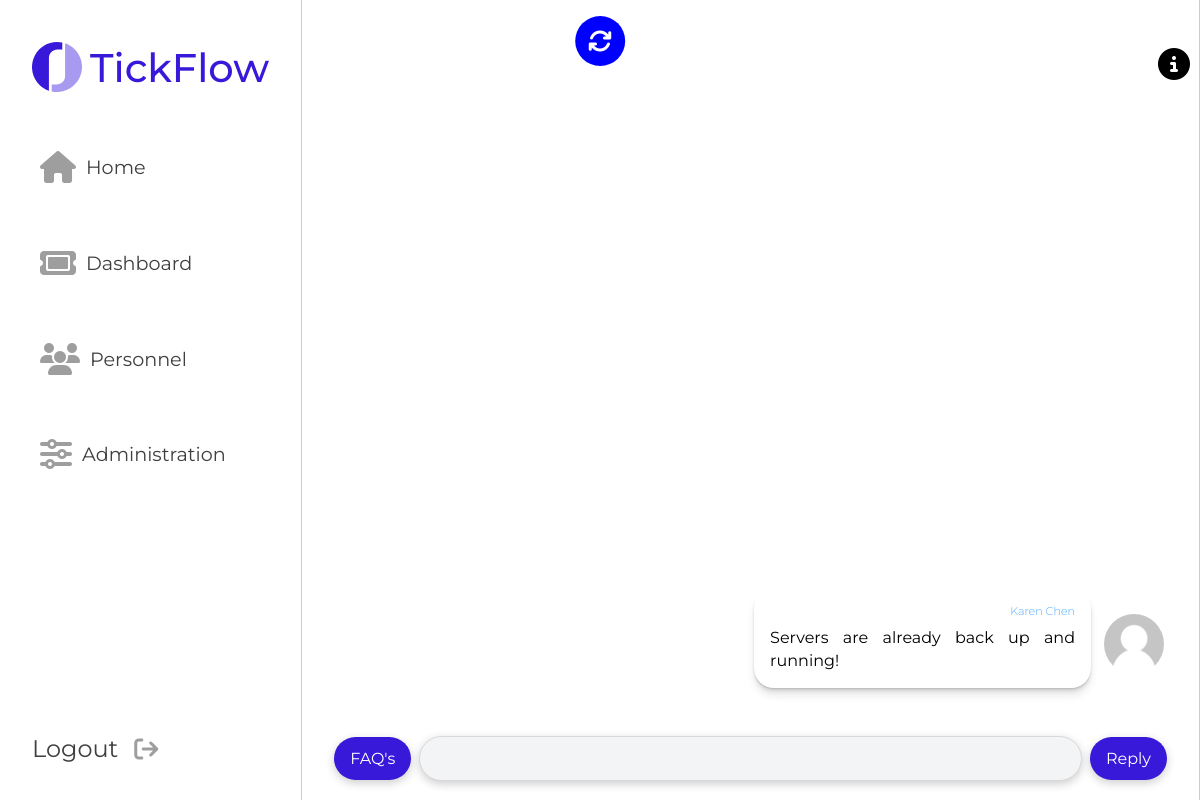
The page /server/pages/ticket.php?ticket=7 (signed in) on the database its author committed.
### tables this page shows
CREATE TABLE Message (
    id INTEGER CHECK (id >= 1) PRIMARY KEY AUTOINCREMENT,
    content TEXT NOT NULL,
    creationDate DATE NOT NULL,
    creationTime TIME NOT NULL,
    author INTEGER NOT NULL,
    ticket INTEGER NOT NULL,
    FOREIGN KEY (author) REFERENCES User(id),
    FOREIGN KEY (ticket) REFERENCES Ticket(id)
);

CREATE TABLE User (
    id INTEGER CHECK (id >= 1) PRIMARY KEY AUTOINCREMENT,
    name TEXT,
    email TEXT UNIQUE NOT NULL,
    password TEXT NOT NULL,
    role TEXT CHECK (role == 'Client' OR role == 'Agent' OR role == 'Admin') DEFAULT ('Client'),
    department Integer,
    FOREIGN KEY (department) REFERENCES Department(id)
);

### server/pages/ticket.php (called while the page is built, shortened)
<?php
	include_once(__DIR__.'/../classes/user.class.php');
	include_once(__DIR__.'/../classes/ticket.class.php');
	include_once(__DIR__.'/../templates/ticket.tpl.php');
	include_once(__DIR__.'/../templates/common.tpl.php');
	if (isset($_GET["ticket"])){
		$ticketId = $_GET["ticket"];
	} else {
		header("Location: dashboard.php");
		exit();
	}
    $ticket = Ticket::getTicketByID($ticketId);
	$departments = Department::getDepartments();
	drawChat($ticket, $departments);
?>

### server/classes/chat.class.php (called while the page is built, shortened)
<?php
class Message {
    public $id, $content, $date, $time, $author, $ticket, $authorName, $authorPhoto, $authorID;
    public function __construct($id, $content, $date, $time, $author, $ticket){
        $this->content = $content;
        $this->author = $author;
        $userAuthor = User::getUserByID($author);
        $this->authorName = $userAuthor->name;
        $this->authorPhoto = $userAuthor->getPhoto();
    }
    public function belongsToUser($user){
        return $user->id == $this->author;
    }
}
class Chat {
    public $ticketID, $messages;
    public function __construct($ticketID){
        $this->ticketID = $ticketID;
    }
    public function getMessages(){
        $db = getDatabaseConnection();
        $query = $db->prepare("SELECT * FROM Message WHERE ticket = ? ORDER BY creationDate, creationTime");
        $query->execute(array($this->ticketID));
        $results = $query->fetchAll();
        $messages = array();
        foreach ($results as $row) {
            $messages[] = new Message(
                $row['id'],
                $row['content'],
                $row['creationDate'],
                $row['creationTime'],
                $row['author'],
                $row['ticket']
            );
        }
        return $messages;
    }
}
?>

### server/classes/ticket.class.php (called while the page is built, shortened)
<?php
include_once(__DIR__.'/../classes/chat.class.php');
class Ticket {
    function __construct($id, $subject, $description, $status, $priority, $tags, $date, $time, $authorID, $assigneeID, $departmentID){
        $this->id = $id;
    }
    static public function getTicketByID($ticketID){
        $db = getDatabaseConnection();
        $query = $db->prepare("SELECT * FROM Ticket WHERE id = ?");
        $query->execute(array($ticketID));
        $results = $query->fetchAll();
        $result = $results[0];
        $tags = Ticket::getTagsById($ticketID);
        $ticket = new Ticket(
            $result['id'],
            $result['subject'],
            $result['description'],
            $result['status'],
            $result['priority'],
            $tags,
            $result['creationDate'],
            $result['creationTime'],
            $result['author'],
            $result['assignee'],
            $result['department']
        );
        return $ticket;
    }
    static public function getTagsById($id){
        $db = getDatabaseConnection();
        $query = $db->prepare("SELECT * FROM Ticket_Hashtag WHERE ticket = ?");
        $query->execute(array($id));
        $results = $query->fetchAll();
        $tags = array();
        foreach ($results as $row){
            $query = $db->prepare("SELECT * FROM Hashtag WHERE id = ?");
            $query->execute(array($row['hashtag']));
            $results = $query->fetchAll();
            $tag = $results[0]['name'];
            $tags[] = $tag;
        }
        return $tags;
    }
}
?>

### server/classes/user.class.php (called while the page is built, shortened)
<?php
include_once(__DIR__ . '/../classes/ticket.class.php');
class User
{
    public $id, $name, $email, $role, $department;
    public function __construct($id, $name, $email, $role, $department)
    {
        $this->id = $id;
        $this->name = $name;
        $this->role = $role;
    }
    public function isAdmin()
    {
        return $this->role == "Admin";
    }
    public function isAgent()
    {
        return $this->role == "Agent" || $this->isAdmin();
    }
    public function getPhoto(){
        $path = "../images/profiles/".$this->id.".png";
        if (file_exists($path)){
            return $path;
        }
        else {
            $path = "../images/profiles/".$this->id.".jpg";
            if (file_exists($path)){
                return $path;
            } else {
                $path = "../images/profiles/".$this->id.".gif";
                if (file_exists($path)){
                    return $path;
                }
                else {
                    $path = "../images/profiles/".$this->id.".jpeg";
                }
            }
        }
        return "../images/default.png";
    }
    static public function getUserById($userID) {
        $db = getDatabaseConnection();
        $query = $db->prepare("SELECT * FROM User WHERE id = ?");
        $query->execute(array($userID));
        $results = $query->fetchAll();
        $result = $results[0];
        $user = new User($result['id'], $result['name'], $result['email'], $result['role'], $result['department']);
        return $user;
    }
}

### server/classes/session.class.php (called while the page is built, shortened)
<?php
include_once(__DIR__.'/../classes/user.class.php');
class Session {
    public $userID;
    public function __construct() {
        $this->userID = null;
        if (isset($_SESSION["userID"])) {
            $userID = $_SESSION["userID"];
            if (is_numeric($userID)){
                $this->userID = $_SESSION["userID"];
            }
        }
    }
    public function getUser(){
        return User::getUserById($this->userID);
    }
}
?>

### server/templates/ticket.tpl.php (the view, shortened to what this page needs)
<?php
include_once(__DIR__.'/../classes/user.class.php');
include_once(__DIR__.'/../classes/ticket.class.php');
include_once(__DIR__.'/../classes/chat.class.php');
?>
<?php function getArticleTag($message, $sessionUser, $author) {
	if ($sessionUser->id == $author->id) { ?>
		<?php if ($message->belongsToUser($author)) { ?>
			<article class="msg msg-right author">
		<?php }  else { ?>
			<article class="msg msg-left">
		<?php }  ?>
	<?php } else { ?>
		<?php if ($message->belongsToUser($author)) { ?>
			<article class="msg msg-left">
		<?php } else { if ($message->author == $sessionUser->id) {?>
			<article class="msg msg-right author">
		<?php } else { ?>
			<article class="msg msg-right">
		<?php }
		}
	}
}?>
<?php function drawChat($ticket, $departments) {
	$chat = $ticket->getChat();
	$author = User::getUserById($ticket->authorID);
	$messages = $chat->getMessages();
	$messages = array_reverse($messages);
	$session = new Session();
	$sessionUser = $session->getUser();
?>
	<main class="middle-column">
		<a href="../pages/ticket.php?ticket=<?=$ticket->id?>">
		<i id="refresh-button" class="fa-solid fa-arrows-rotate"></i>
		</a>
        <section id="chat">
            <div id="messages">
                <?php foreach($messages as $message) { ?>
					<?php getArticleTag($message, $sessionUser, $author) ?>
						<figure class="avatar">
							<img src=<?=$message->authorPhoto?> alt="Avatar">
						</figure>
						<section class="bubble">
							<p class="name"><?=$message->authorName?></p>
							<p class="message"><?=$message->content?></p>
						</section>
					</article>
                <?php } ?>
            </div>
            <section class="reply">
				<?php if ($sessionUser->isAgent()) { ?>
				<button type="button" id="faq-button">FAQ's</button>
				<?php } ?>
                <input id="message-input" type="text">
                <button type="button" id="send-message-button" >Reply</button>
            </section>
        </section>
    </main>
<?php } ?>

### server/styles/layout.css (style rules this page uses)
:root { --main-color: #3818D9; }
* { font-family: 'Montserrat', sans-serif; }
html { scroll-behavior: smooth; box-sizing: border-box; }
body { margin: 0; padding: 0; overflow: hidden; }
.middle-column { grid-column: 2/5; min-height: 100vh; border-left: solid 0.0625rem #ccc; border-right: solid 0.0625rem #ccc; }
.fa-solid, .fa-regular { font-size: 2rem; margin-right: 0.625rem; color: #9E9E9E; }
.middle-column { overflow-y: scroll; height: 100vh; -ms-overflow-style: none; scrollbar-width: none; z-index: 1; }

### server/styles/ticket.css (style rules this page uses)
:root { --main-color: #3818D9; }
* { font-family: 'Montserrat', sans-serif; }
html { scroll-behavior: smooth; box-sizing: border-box; }
body { margin: 0; padding: 0; overflow: hidden; }
.middle-column { grid-column: 2/5; min-height: 100vh; border-left: solid 0.0625rem #ccc; border-right: solid 0.0625rem #ccc; }
.fa-solid, .fa-regular { font-size: 2rem; margin-right: 0.625rem; color: #9E9E9E; }
.middle-column { overflow-y: scroll; height: 100vh; -ms-overflow-style: none; scrollbar-width: none; z-index: 1; }
figure.avatar img { width: 3.75rem; height: 3.75rem; border-radius: 50%; }
#refresh-button { z-index: 799; position: absolute; left: 50%; top: 1rem; transform: translate(-50%, 0%); }
#chat { display: grid; grid-template-rows: [start] 90vh[middle] auto [end]; grid-template-columns: [start] 1fr [end]; margin: auto; border-left: solid 0.0625 #ccc; border-right: solid 0.0625 #ccc; min-height: 100vh; justify-content: space-between; }
#messages { grid-row: start / middle; display: flex; flex-direction: column-reverse; padding: 1rem 2rem; overflow-y: auto; scrollbar-width: none; -ms-overflow-style: none; }
.msg { display: flex; align-items: center; }
.msg:last-of-type { margin-top: 4rem; }
.msg .bubble { max-width: 70%; background-color: #fff; box-shadow: 0 0.0625rem 0.0625rem rgba(0, 0, 0, 0.08), 0 0.125rem 0.125rem rgba(0, 0, 0, 0.08), 0 0.25rem 0.25rem rgba(0, 0, 0, 0.08), 0 0.5rem 0.5rem rgba(0, 0, 0, 0.08); margin-bottom: 1rem; border-radius: 1.25rem; padding: 0.5rem 1rem; font-size: 1rem; line-height: 1.4; word-wrap: break-word; text-align: justify; text-justify: inter-word; }
.msg .bubble p { margin: 0.5rem 0; }
.msg .bubble .name { font-size: 0.7rem; font-weight: 200; color: #0084ff; }
.msg-right { display: flex; flex-direction: row-reverse; margin-left: auto; }
.msg-right .name { text-align: right; margin-left: 0.5rem; margin-right: 0; }
.msg .avatar { margin-left: 0.2rem; margin-right: 1rem; }
.msg-right .avatar { margin-left: 0.8rem; margin-right: 0.2rem; }
section.reply { margin-bottom: 0.5rem; background-color: #fff; display: flex; padding: 1rem 2rem; align-items: center; }
section.reply input[type="text"] { flex: 1; border: 0.0625rem solid #d8d8d8; border-radius: 62.4375rem; background-color: #f3f4f6; padding: 0.75rem 1rem; font-size: 1rem; margin-right: 0.5rem; outline: none; transition: border 0.3s ease-in-out; box-shadow: 0 0.1875rem 0.625rem rgb(0 0 0 / 0.2); }
section.reply button { background-color: #3818D9; color: #fff; border: none; border-radius: 62.4375rem; padding: 0.75rem 1rem; font-size: 1rem; cursor: pointer; transition: background-color 0.3s ease-in-out; box-shadow: 0 0.1875rem 0.625rem rgb(0 0 0 / 0.2); }
#faq-button { margin-right: 0.5rem; }
#refresh-button { font-size: 1.5rem; padding: 0.8rem; background-color: blue; color: white; border-radius: 100%; }
@media screen and (max-width: 1200px) { .middle-column { grid-column: 2/-1; } }

### server/styles/responsiveness.css (style rules this page uses)
@media screen and (max-width: 1200px) { .middle-column { grid-column: 2/-1; } }

### rows shown on the page
message: author.name "Karen Chen", content "Servers are already back up and running!"
